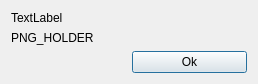
<?xml version="1.0" encoding="UTF-8"?>
<ui version="4.0">
 <class>AboutDialog</class>
 <widget class="QDialog" name="AboutDialog">
  <property name="geometry">
   <rect>
    <x>0</x>
    <y>0</y>
    <width>258</width>
    <height>81</height>
   </rect>
  </property>
  <property name="sizePolicy">
   <sizepolicy hsizetype="Minimum" vsizetype="Minimum">
    <horstretch>0</horstretch>
    <verstretch>0</verstretch>
   </sizepolicy>
  </property>
  <property name="windowTitle">
   <string>Dialog</string>
  </property>
  <layout class="QGridLayout" name="gridLayout_2">
   <item row="0" column="0">
    <layout class="QGridLayout" name="gridLayout">
     <item row="0" column="0" colspan="2">
      <widget class="QLabel" name="lbl_text">
       <property name="sizePolicy">
        <sizepolicy hsizetype="Fixed" vsizetype="Fixed">
         <horstretch>0</horstretch>
         <verstretch>0</verstretch>
        </sizepolicy>
       </property>
       <property name="frameShape">
        <enum>QFrame::NoFrame</enum>
       </property>
       <property name="frameShadow">
        <enum>QFrame::Raised</enum>
       </property>
       <property name="text">
        <string>TextLabel</string>
       </property>
       <property name="alignment">
        <set>Qt::AlignLeading|Qt::AlignLeft|Qt::AlignTop</set>
       </property>
      </widget>
     </item>
     <item row="2" column="0" colspan="2">
      <widget class="QLabel" name="lbl_png">
       <property name="sizePolicy">
        <sizepolicy hsizetype="Fixed" vsizetype="Fixed">
         <horstretch>0</horstretch>
         <verstretch>0</verstretch>
        </sizepolicy>
       </property>
       <property name="text">
        <string>PNG_HOLDER</string>
       </property>
      </widget>
     </item>
     <item row="3" column="1">
      <widget class="QPushButton" name="btn_ok">
       <property name="text">
        <string>Ok</string>
       </property>
      </widget>
     </item>
    </layout>
   </item>
  </layout>
 </widget>
 <resources/>
 <connections/>
</ui>
